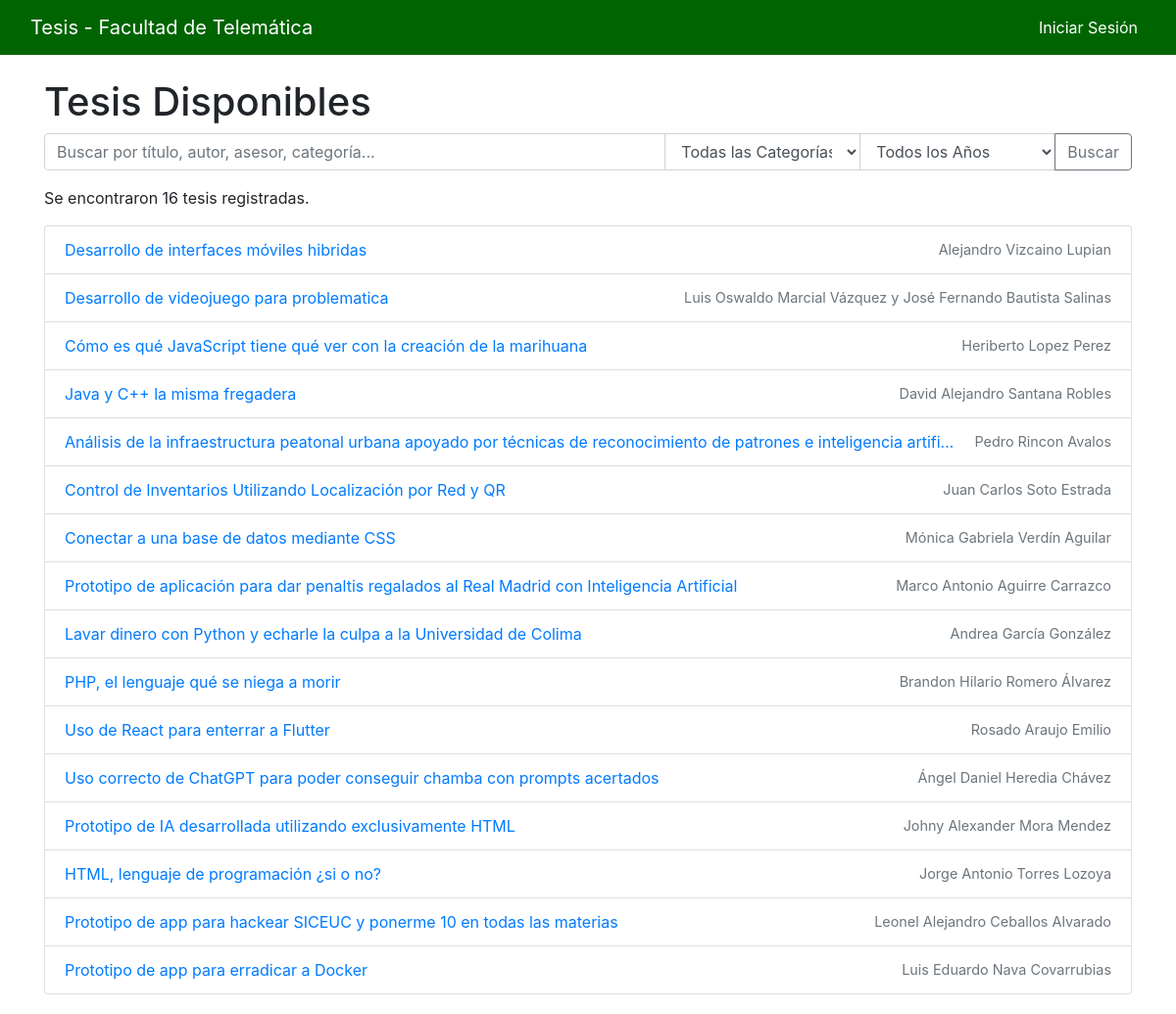
Page /theses/ on the committed database.
### tesis/models.py (models this page shows, shortened)
class Thesis(models.Model):
    CATEGORY_CHOICES = [
        ('programacion', 'Programación'),
        ('redes', 'Redes'),
        ('seguridad', 'Seguridad'),
        ('iot', 'IoT'),
        ('big_data', 'Big Data'),
        ('inteligencia_artificial', 'Inteligencia Artificial'),
    ]
    title = models.CharField(max_length=255)
    author = models.CharField(max_length=255)
    advisor = models.CharField(max_length=255)
    co_advisor = models.CharField(max_length=255, blank=True, null=True)
    year = models.IntegerField()
    category = models.CharField(max_length=50, choices=CATEGORY_CHOICES)
    summary = models.TextField()
    pdf = models.FileField(upload_to='theses/')
    visible = models.BooleanField(default=True)
    uploaded_by = models.ForeignKey(User, on_delete=models.CASCADE, default=1)  # Suponiendo que el ID del usuario administrador es 1

### tesis/views.py (the view, shortened to what this page needs)
# urls.py: path('theses/', views.visitor_view_theses, name='visitor_view_theses'),
def visitor_view_theses(request):
    query = request.GET.get('q')
    category = request.GET.get('category')
    year = request.GET.get('year')
    theses = Thesis.objects.filter(visible=True)
    if category and category != 'all':
        theses = theses.filter(category=category)
    if year and year != 'all':
        theses = theses.filter(year=year)
    categories = Thesis.objects.values_list('category', flat=True).distinct()
    years = Thesis.objects.values_list('year', flat=True).distinct().order_by('year')
    return render(request, 'tesis/visitor_view.html', {'theses': theses, 'categories': categories, 'years': years, 'selected_category': category, 'selected_year': year})

### tesis/templates/tesis/visitor_view.html (shortened to what this page needs)
{% load static %}
<!DOCTYPE html>
<html lang="es">
<head>
    <link rel="stylesheet" href="https://stackpath.bootstrapcdn.com/bootstrap/4.5.2/css/bootstrap.min.css">
    <link rel="stylesheet" href="{% static 'css/styles.css' %}">
</head>
<body>
    <nav class="navbar navbar-expand-lg navbar-custom mb-4 w-100">
        <div class="container-fluid">
            <a class="navbar-brand" href="{% url 'tesis:home' %}">Tesis - Facultad de Telemática</a>
            <div class="collapse navbar-collapse" id="navbarNav">
                <ul class="navbar-nav ml-auto">
                    {% if user.is_authenticated %}
                        <li class="nav-item">
                            <span class="nav-link">Bienvenido, {{ user.username }}</span>
                        </li>
                        <li class="nav-item">
                            <a class="nav-link" href="{% url 'tesis:upload_thesis' %}">Modificar Tesis</a>
                        </li>
                        <li class="nav-item">
                            <form method="post" action="{% url 'logout' %}" class="form-inline">
                                {% csrf_token %}
                                <button type="submit" class="btn btn-link nav-link" style="padding: 0;">Cerrar Sesión</button>
                            </form>
                        </li>
                    {% else %}
                        <li class="nav-item">
                            <a class="nav-link" href="{% url 'login' %}">Iniciar Sesión</a>
                        </li>
                    {% endif %}
                </ul>
            </div>
        </div>
    </nav>
    <div class="container">
        <h1>Tesis Disponibles</h1>
        <form method="get" action="{% url 'tesis:visitor_view_theses' %}">
            <div class="input-group mb-3">
                <input type="text" name="q" class="form-control" placeholder="Buscar por título, autor, asesor, categoría..." value="{{ request.GET.q }}">
                <select name="category" class="form-control filter-select">
                    <option value="all" {% if not selected_category or selected_category == 'all' %}selected{% endif %}>Todas las Categorías</option>
                </select>
                <select name="year" class="form-control filter-select">
                    <option value="all" {% if not selected_year or selected_year == 'all' %}selected{% endif %}>Todos los Años</option>
                </select>
                <div class="input-group-append">
                    <button class="btn btn-outline-secondary" type="submit">Buscar</button>
                </div>
            </div>
        </form>
        <p>Se encontraron {{ theses|length }} tesis registradas.</p>
        <ul class="list-group">
            {% if theses %}
                {% for thesis in theses %}
                    <li class="list-group-item thesis-item">
                        <a href="{% url 'tesis:thesis_detail' thesis.id %}" class="thesis-title">{{ thesis.title }}</a>
                        <span class="thesis-author">{{ thesis.author }}</span>
                    </li>
                {% endfor %}
            {% else %}
                <li class="list-group-item">No hay tesis disponibles.</li>
            {% endif %}
        </ul>
    </div>
</body>
</html>

### static/css/styles.css (style rules this page uses)
.navbar-custom { background-color: #006400; }
.navbar-custom .navbar-brand, .navbar-custom .nav-link { color: #ffffff; }

### tesis/templates/tesis/visitor_view.html (style rules this page uses)
.navbar-nav .nav-item { display: flex; align-items: center; }
.navbar-nav .nav-link { display: flex; align-items: center; }
.filter-select { max-width: 200px; }
.thesis-item { display: flex; justify-content: space-between; align-items: center; white-space: nowrap; overflow: hidden; text-overflow: ellipsis; }
.thesis-title { flex: 1; margin-right: 10px; white-space: nowrap; overflow: hidden; text-overflow: ellipsis; }
.thesis-author { font-size: 0.9em; color: #6c757d; white-space: nowrap; margin-left: 10px; }
.list-group { padding-bottom: 20px; }

### rows in the picture
Thesis: title "Desarrollo de interfaces móviles hibridas", author "Alejandro Vizcaino Lupian"
Thesis: title "Desarrollo de videojuego para problematica", author "Luis Oswaldo Marcial Vázquez y José Fernando Bautista Salinas"
Thesis: title "Cómo es qué JavaScript tiene qué ver con la creación de la marihuana", author "Heriberto Lopez Perez"
Thesis: title "Java y C++ la misma fregadera", author "David Alejandro Santana Robles"
Thesis: title "Análisis de la infraestructura peatonal urbana apoyado por técnicas de reconocimiento de patrones e inteligencia artifi…", author "Pedro Rincon Avalos"
Thesis: title "Control de Inventarios Utilizando Localización por Red y QR", author "Juan Carlos Soto Estrada"
Thesis: title "Conectar a una base de datos mediante CSS", author "Mónica Gabriela Verdín Aguilar"
Thesis: title "Prototipo de aplicación para dar penaltis regalados al Real Madrid con Inteligencia Artificial", author "Marco Antonio Aguirre Carrazco"
Thesis: title "Lavar dinero con Python y echarle la culpa a la Universidad de Colima", author "Andrea García González"
Thesis: title "PHP, el lenguaje qué se niega a morir", author "Brandon Hilario Romero Álvarez"
Thesis: title "Uso de React para enterrar a Flutter", author "Rosado Araujo Emilio"
Thesis: title "Uso correcto de ChatGPT para poder conseguir chamba con prompts acertados", author "Ángel Daniel Heredia Chávez"
Thesis: title "Prototipo de IA desarrollada utilizando exclusivamente HTML", author "Johny Alexander Mora Mendez"
Thesis: title "HTML, lenguaje de programación ¿si o no?", author "Jorge Antonio Torres Lozoya"
Thesis: title "Prototipo de app para hackear SICEUC y ponerme 10 en todas las materias", author "Leonel Alejandro Ceballos Alvarado"
Thesis: title "Prototipo de app para erradicar a Docker", author "Luis Eduardo Nava Covarrubias"

### other values in the picture
{{ theses|length }} "16"
